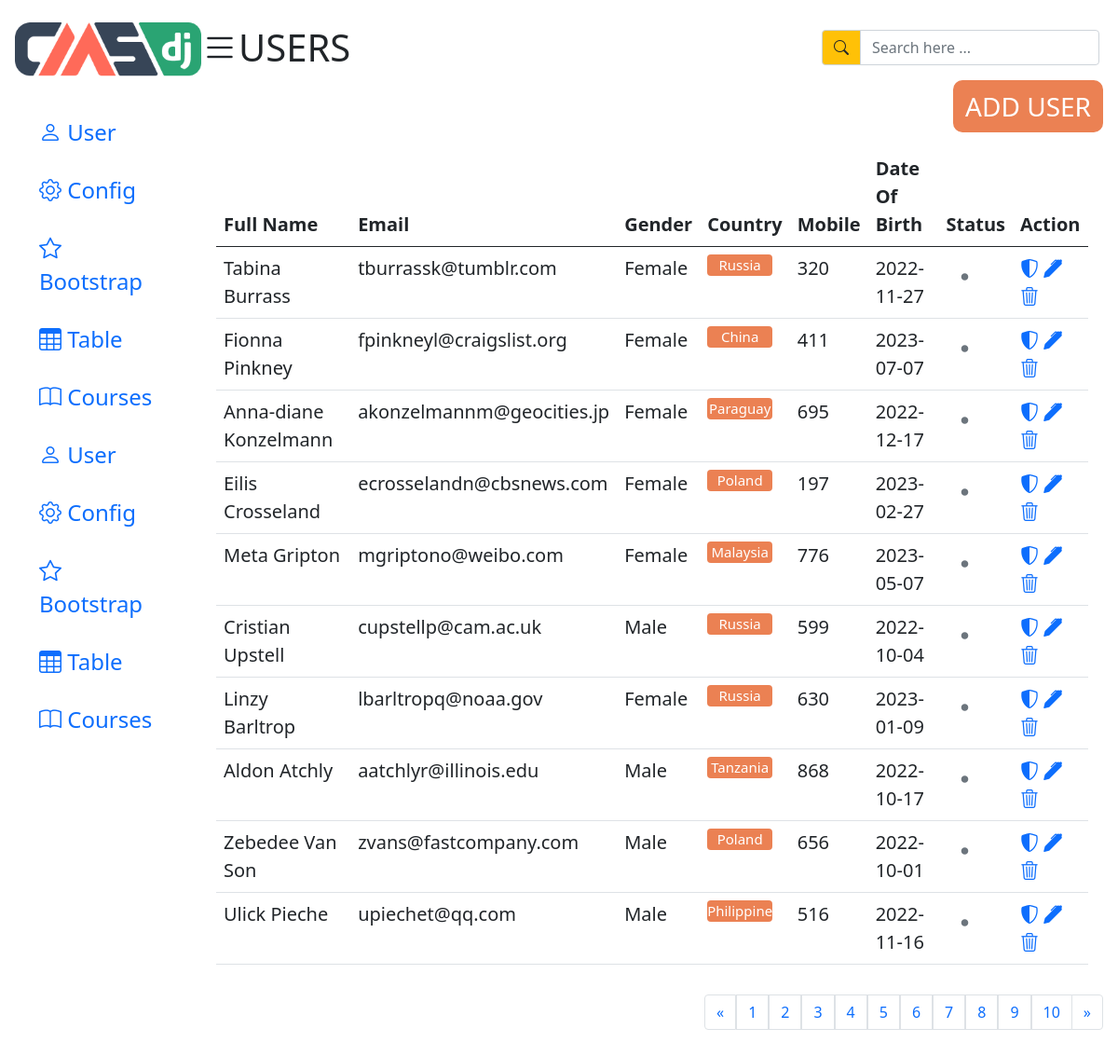
/?page=3, run on the app's committed database.
### tables this page shows
CREATE TABLE `user` (
  `id` int(11) NOT NULL,
  `fullname` varchar(50) NOT NULL,
  `email` varchar(50) NOT NULL,
  `gender` varchar(20) NOT NULL,
  `groups` varchar(50) NOT NULL,
  `mobile` int(10) NOT NULL,
  `date` date NOT NULL
);

### index.php (the view, shortened to what this page needs)
<?php
    $sever = 'localhost';
    $user = 'root';
    $pass = '';
    $database = 'example';
    $conn = new mysqli($sever,$user,$pass,$database);
    $sql = "SELECT * FROM user";
    $result = $conn->query($sql);
    if ($result->num_rows > 0){
        $data = [];
        while ($row = $result->fetch_assoc()){
            $data[] = $row;
        }
    }
    $perPage = 10;
    $totalRows = count($data);
    $totalPages = ceil($totalRows / $perPage);
    $currentPage = isset($_GET['page']) ? $_GET['page'] : 1;
    $start = ($currentPage - 1) * $perPage;
    $currentData = array_slice($data, $start, $perPage);
?>
<!DOCTYPE html>
<html lang="en">
<head>
    <link rel="stylesheet" href="../bootstrap_5/bootstrap-5.0.2-dist/css/bootstrap.css">
    <link rel="stylesheet" href="https://cdn.jsdelivr.net/npm/bootstrap-icons@1.11.0/font/bootstrap-icons.css">
    <link rel="stylesheet" href="">
</head>
<body>
    <div class="container-fluid">
        <div class="row">
            <div class="col-2 p-3">
                <img src="../bootstrap_5/img/logo2.png" class="pb-4 pt-2" alt="logo" style="width: 200px;">
                <ul class="nav flex-column fs-4">
                    <li class="nav-item">
                        <a class="nav-link active" aria-current="page" href="#">
                            <i class="bi bi-person"></i>
                            User
                        </a>
                    </li>
                    <li class="nav-item">
                        <a class="nav-link" href="#">
                            <i class="bi bi-gear"></i>
                            Config
                        </a>
                    </li>
                    <li class="nav-item">
                        <a class="nav-link" href="#">
                            <i class="bi bi-star"></i>
                            Bootstrap
                        </a>
                    </li>
                    <li class="nav-item">
                        <a class="nav-link" href="#">
                            <i class="bi bi-table"></i>
                            Table
                        </a>
                    </li>
                    <li class="nav-item">
                        <a class="nav-link" href="#">
                            <i class="bi bi-book"></i>
                            Courses
                        </a>
                    </li>
                    <li class="nav-item">
                        <a class="nav-link active" aria-current="page" href="#">
                            <i class="bi bi-person"></i>
                            User
                        </a>
                    </li>
                    <li class="nav-item">
                        <a class="nav-link" href="#">
                            <i class="bi bi-gear"></i>
                            Config
                        </a>
                    </li>
                    <li class="nav-item">
                        <a class="nav-link" href="#">
                            <i class="bi bi-star"></i>
                            Bootstrap
                        </a>
                    </li>
                    <li class="nav-item">
                        <a class="nav-link" href="#">
                            <i class="bi bi-table"></i>
                            Table
                        </a>
                    </li>
                    <li class="nav-item">
                        <a class="nav-link" href="#">
                            <i class="bi bi-book"></i>
                            Courses
                        </a>
                    </li>
                </ul>
            </div>
            <div class="col-10 p-3">
                <div class="header d-flex align-items-center justify-content-between">
                    <div class="d-flex align-items-center">
                        <i class="bi bi-list fs-1"></i>
                        <span class="fs-1">USERS</span>
                    </div>
                        <div class="row">
                            <div class="input-group p-3 col-md-3">
                                <a class="input-group-text bg-warning"><i class="bi bi-search"></i></a>
                                <input type="text" class="form-control" placeholder="Search here ...">
                            </div>
                        </div>
                </div>
                <div class="d-flex align-items-center justify-content-end">
                    <a href="" class="btn fs-3 text-white text-decoration-none" style="border-radius: 10px; background-color: #eb8153">ADD USER</a>
                </div>
                <div class="main p-3 fs-5">
                    <table class="table">
                        <thead>
                            <tr>
                                <th scope="col">Full Name</th>
                                <th scope="col">Email</th>
                                <th scope="col">Gender</th>
                                <th scope="col">Country</th>
                                <th scope="col">Mobile</th>
                                <th scope="col">Date Of Birth</th>
                                <th scope="col">Status</th>
                                <th scope="col">Action</th>
                            </tr>
                        </thead>
                        <tbody>
                            <?php
                                foreach($currentData as $value){
                            ?>
                                    <tr>
                                        <th scope="row" class="fw-normal"><?= $value['fullname']; ?></th>
                                        <td><?= $value['email'] ;?></td>
                                        <td><?= $value['gender'] ;?></td>
                                        <td><p class="rounded-2 text-center text-white" style="background-color:#eb8153; font-size: 15px; width: 70px"><?= $value['groups'] ;?></p></td>
                                        <td><?= $value['mobile'];?></td>
                                        <td><?= $value['date'];?></td>
                                        <td><i class="bi bi-dot h1 text-center text-secondary"></i></td>
                                        <td>
                                            <a href=""><i class="bi bi-shield-shaded"></i></a>
                                            <a href=""><i class="bi bi-pen-fill"></i></a>
                                            <a href=""><i class="bi bi-trash3"></i></a>
                                        </td>
                                    </tr>
                            <?php
                                }
                            ?>
                        </tbody>
                    </table>
                </div>
                    <nav aria-label="Page navigation example">
                        <ul class="pagination justify-content-end">
                            <li class="page-item">
                            <a class="page-link" href="#" aria-label="Previous">
                                <span aria-hidden="true">&laquo;</span>
                            </a>
                            </li>
                            <?php
                                for ($page = 1; $page <= $totalPages; $page++) {
                                    echo '<a class="page-link" href="?page=' . $page . '">' . $page . '</a> ';
                                }
                            ?>
                            <li class="page-item">
                            <a class="page-link" href="#" aria-label="Next">
                                <span aria-hidden="true">&raquo;</span>
                            </a>
                            </li>
                        </ul>
                    </nav>
            </div>
        </div>
    </div>
</body>
</html>

### index.php (style rules this page uses)
.nav-item { padding-top: 10px; padding-left: 10px; }

### data on the page
user: fullname "Tabina Burrass", email "tburrassk@tumblr.com", gender "Female", groups "Russia", mobile "320", date "2022-11-27"
user: fullname "Fionna Pinkney", email "fpinkneyl@craigslist.org", gender "Female", groups "China", mobile "411", date "2023-07-07"
user: fullname "Anna-diane Konzelmann", email "akonzelmannm@geocities.jp", gender "Female", groups "Paraguay", mobile "695", date "2022-12-17"
user: fullname "Eilis Crosseland", email "ecrosselandn@cbsnews.com", gender "Female", groups "Poland", mobile "197", date "2023-02-27"
user: fullname "Meta Gripton", email "mgriptono@weibo.com", gender "Female", groups "Malaysia", mobile "776", date "2023-05-07"
user: fullname "Cristian Upstell", email "cupstellp@cam.ac.uk", gender "Male", groups "Russia", mobile "599", date "2022-10-04"
user: fullname "Linzy Barltrop", email "lbarltropq@noaa.gov", gender "Female", groups "Russia", mobile "630", date "2023-01-09"
user: fullname "Aldon Atchly", email "aatchlyr@illinois.edu", gender "Male", groups "Tanzania", mobile "868", date "2022-10-17"
user: fullname "Zebedee Van Son", email "zvans@fastcompany.com", gender "Male", groups "Poland", mobile "656", date "2022-10-01"
user: fullname "Ulick Pieche", email "upiechet@qq.com", gender "Male", groups "Philippines", mobile "516", date "2022-11-16"
